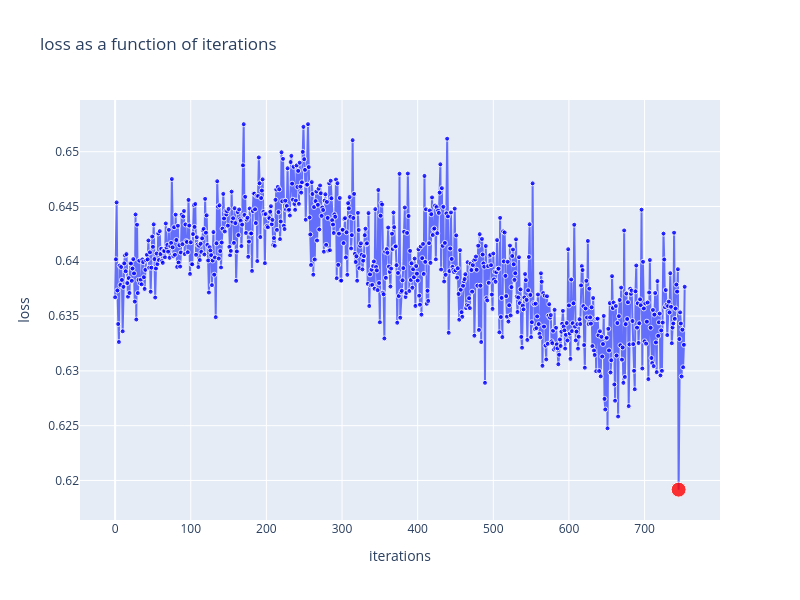

Notebook code cell kept with this figure:
### Code cell
plot_2d_scatter(df, 'iterations', 'loss', highlight=True)

### Figure 1 — Plotly figure (JSON) as saved in the notebook; plotly's stock layout.template omitted (floating-point values rounded to 4 significant figures; data arrays with more than 128 entries replaced by an {"elided": "..."} marker saying what was removed)
{"data": [{"marker": {"color": {"elided": "754 str values"}, "opacity": 0.8, "size": {"elided": "754 int values"}}, "mode": "lines+markers", "name": "loss", "type": "scatter", "x": {"elided": "754 int values"}, "y": {"elided": "754 float values"}}], "layout": {"height": 600, "title": {"text": "loss as a function of iterations"}, "width": 800, "xaxis": {"title": {"text": "iterations"}}, "yaxis": {"title": {"text": "loss"}}}}
